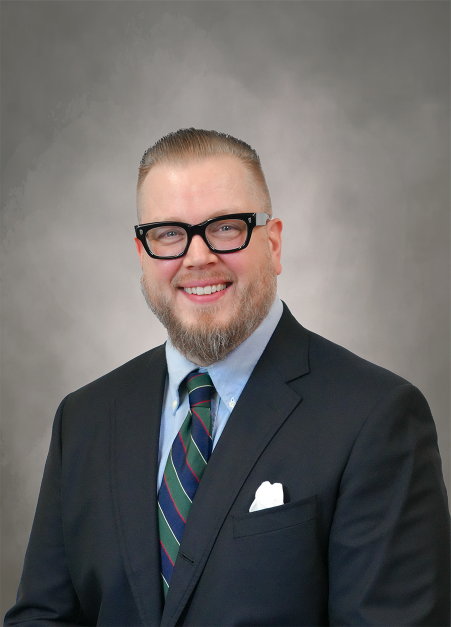
#> input picture bios/Bryan Cutsinger.png, 901 x 1254 px, found by its file name (shown at 1/2 size); its folder holds only this picture in this run
$ python build_dashboard.py
#> lines starting #> are read from the running program, lines starting #| are printed output that depends on the picture
### src/qualitative_data.py
"""
Qualitative/editorial content and methodology for the Dollar Dominance Dashboard.

Separates hard-coded editorial data from data-driven chart code.
All content includes source citations.
"""

import base64
import io
from pathlib import Path

# Author bios keyed by filename stem
AUTHOR_BIOS = {
    "Bryan Cutsinger": (
        "Bryan Cutsinger is an Assistant Professor of Economics at Florida Atlantic "
        "University and a fellow with the Sound Money Project at the American Institute "
        "for Economic Research. His research focuses on monetary theory and history, with "
        "emphasis on the institutional foundations of monetary systems and the political "
        "economy of central banking. He serves as Associate Editor of <em>Public Choice</em> "
        "and Director of Undergraduate Studies at FAU."
    ),
    "Joshua Hendrickson": (
        "Joshua Hendrickson is Professor and Chair of the Department of Economics at the "
        "University of Mississippi. He is a Senior Fellow with the Sound Money Project at "
        "the American Institute for Economic Research and a Senior Affiliate Scholar at the "
        "Mercatus Center at George Mason University. His research focuses on monetary theory "
        "and political economy, with recent work on nominal GDP targeting and the political "
        "economy of Bitcoin."
    ),
}


def authors_html(bios_dir: Path = Path('bios')) -> str:
    """Return HTML for the Authors section with embedded headshot thumbnails."""
    try:
        from PIL import Image
    except ImportError:
        print("  WARNING: Pillow not installed — skipping author photos")
        Image = None

    cards = []
    for name, bio in AUTHOR_BIOS.items():
        # Try to find a headshot image (png, jpg, jpeg)
        photo_html = ""
        for ext in ('png', 'jpg', 'jpeg'):
            img_path = bios_dir / f"{name}.{ext}"
            if img_path.exists():
                if Image is not None:
                    img = Image.open(img_path)
#> img is the input picture: PIL image 901x1254 RGBA; mean R, G, B, A 104.8, 102.2, 101.3, 254.9
                    img.thumbnail((300, 300))
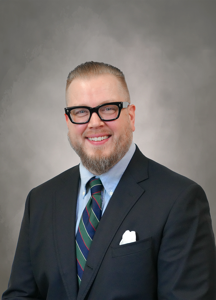
#> img: PIL image 216x300 RGBA; mean R, G, B, A 104.7, 102.2, 101.3, 255; transparent parts drawn white
                    buf = io.BytesIO()
                    # Convert to RGB if needed (e.g. PNG with alpha)
                    if img.mode in ('RGBA', 'P'):
                        img = img.convert('RGB')
#> img: PIL image 216x300 RGB
#> (the rest of the program and of its run is left out)
